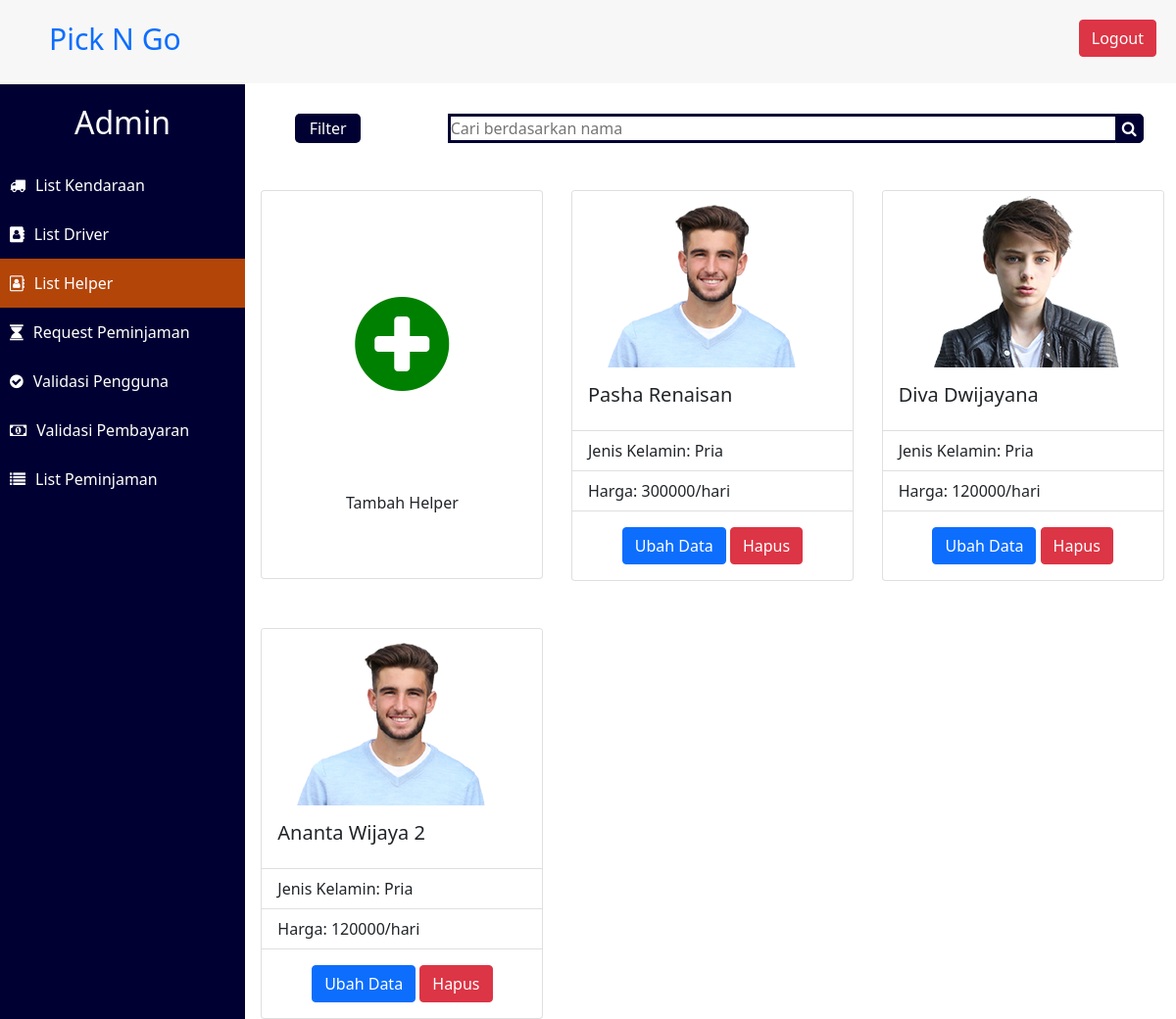
/Final_Project-Prak_Basdat/list_helper_admin.php (signed in), run on an earlier commit of the app's database.
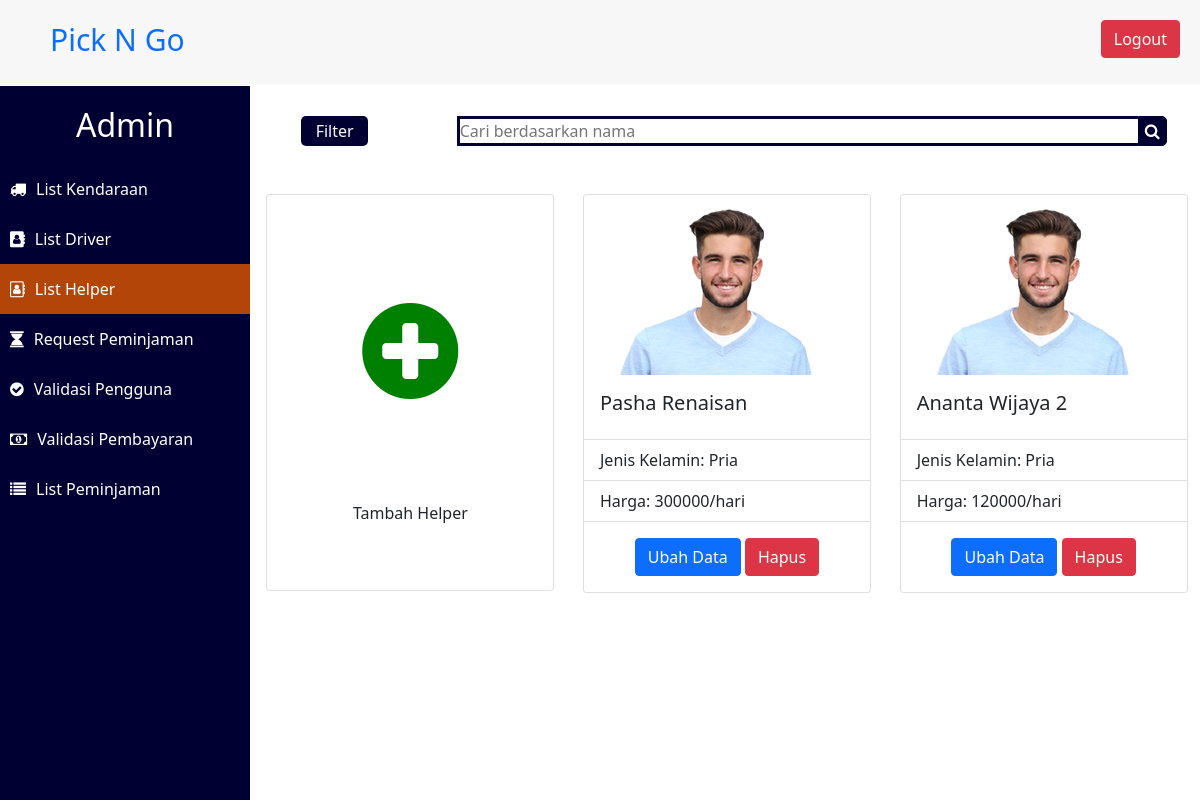
And on a later commit of the database.
### tables this page shows
CREATE TABLE `helper` (
  `ID_helper` int(11) NOT NULL,
  `nama` varchar(30) NOT NULL,
  `jenis_kelamin` enum('Pria','Wanita') NOT NULL,
  `tarif` int(11) NOT NULL,
  `nama_foto` varchar(20) NOT NULL
);

### Final_Project-Prak_Basdat/functions.php (called while the page is built, shortened)
<?php
$conn = mysqli_connect("localhost", "root", "", "peminjaman_pickup_dan_truck_db");
function read($query) {
	global $conn;
	$result = mysqli_query($conn, $query);
	$records = [];
	while ($tuples = mysqli_fetch_assoc($result)) {
		$records[] = $tuples;
	}
	return $records;
}
?>

### Final_Project-Prak_Basdat/list_helper_admin.php (the view, shortened to what this page needs)
<?php
	require 'functions.php';
	$tuples = read("SELECT * FROM helper;");
?>
<!DOCTYPE html>
<html lang="en">
  <head>
    <link rel="stylesheet" href="https://cdnjs.cloudflare.com/ajax/libs/font-awesome/4.7.0/css/font-awesome.min.css">
    <link href="https://cdn.jsdelivr.net/npm/bootstrap@5.0.0-beta3/dist/css/bootstrap.min.css" rel="stylesheet">
    <link rel="stylesheet" type="text/css" href="styling.css">
  </head>
  <body>
  	<nav>
  		<a href="index.php" class="logo">Pick N Go</a>
  		<button type="button" id = "logout-button" class="btn btn-danger" data-bs-toggle="modal" data-bs-target="#modalLogout">
        Logout
      </button>
  	</nav>
  	<div class="sidebar">
  		<h2> Admin </h2>
  		<a href="beranda_admin.php"><i class="fa fa-truck"></i><span>List Kendaraan</span></a>
  		<a href="list_driver_admin.php"><i class = "fa fa-address-book"></i><span>List Driver</span></a>
  		<a href="list_helper_admin.php" style="background-color: #b34509;"><i class = "fa fa-address-book-o"></i><span>List Helper</span></a>
  		<a href="request_peminjaman_admin.php"><i class = "fa fa-hourglass"></i><span>Request Peminjaman</span></a>
  		<a href="validasi_user_admin.php"><i class = "fa fa-check-circle"></i><span>Validasi Pengguna</span></a>
      <a href="validasi_pembayaran_admin.php"><i class = "fa fa-money"></i><span>Validasi Pembayaran</span></a>
  		<a href=""><i class = "fa fa-list"></i><span>List Peminjaman</span></a>
  	</div>
    <div class = "content">
      <form action="" method="post" autocomplete="off" class="search-form">
        <div class="utility-bar">
            <div class="search-bar">
              <div class="filter">Filter</div>
                <input type="text" placeholder = "Cari berdasarkan nama" class="search-field" name="keyword">
                <button type="submit" class="fa fa-search search-button" name="search"></button>
            </div>
        </div>
      </form>
      <div class="row card-container">
        <div class="col-xxl-3 col-xl-4 col-lg-6 col-md-6 col-sm-12">
            <div class="card mt-5 mx-auto btn" style="width: 18rem; height: 397px;">
              <i class = "fa fa-plus-circle" style="line-height: 300px; font-size: 7rem; color: green;" data-bs-toggle="modal" data-bs-target="#ModalForm"></i>
              <p>Tambah Helper</p>
            </div>
        </div>
        <?php foreach ($tuples as $tuple): ?>
          <div class="col-xxl-3 col-xl-4 col-lg-6 col-md-6 col-sm-12">
            <div class="card mt-5 mx-auto" style="width: 18rem;">
              <img class="card-img-top" src="Images/Helper/<?= $tuple["nama_foto"]; ?>" alt="Gambar <?= $tuple["nama"] ?>">
              <div class="card-body">
                <h5 class="card-title"><?= $tuple["nama"] ?></h5>
              </div>
              <ul class="list-group list-group-flush">
                <li class="list-group-item">Jenis Kelamin: <?= $tuple["jenis_kelamin"] ?></li>
                <li class="list-group-item">Harga: <?= $tuple["tarif"] ?>/hari</li>
              </ul>
              <div class="card-body text-center">
                <a class="btn btn-primary" role="button" onclick="updateData('<?= $tuple['ID_helper'] ?>', '<?= $tuple['nama'] ?>', '<?= $tuple['jenis_kelamin'] ?>', '<?= $tuple['tarif'] ?>', '<?= $tuple['nama_foto'] ?>')">Ubah Data</a>
                <a class="btn btn-danger" href="deletelogic.php?p_k=<?= $tuple["ID_helper"]; ?>&type=Helper" role="button" onclick="return confirm('Apakah anda yakin akan menghapus data helper <?= $tuple["nama"] ?>?')">Hapus</a>
              </div>
            </div>
          </div>
        <?php endforeach; ?>
      </div>
    </div>
  </body>
</html>

### Final_Project-Prak_Basdat/styling.css (style rules this page uses)
* { padding: 0; margin: 0; text-decoration: none; list-style: none; box-sizing: border-box; }
nav { z-index: 99; background: #f7f7f7; line-height: 80px; position: fixed; width: 100%; }
#logout-button { float: right; margin-right: 20px; margin-top: 20px }
.sidebar { z-index: 99; position: fixed; background: #000033; margin-top: 86px; height: 100%; width: 250px; color: white; }
.logo { margin-left: 50px; font-size: 30px; text-decoration: none }
.sidebar h2 { text-align: center; margin: 20px 0; }
.sidebar a { text-decoration: none; display: block; line-height: 50px; transition: 0.5s; }
.sidebar i { color: white; margin-left: 10px; }
.sidebar span { color: white; margin-left: 10px; }
.card-container { width: 100%; margin-left: 2px; }
.utility-bar { width: 93%; padding-top: 30px; text-align: center; margin: 0 auto; }
.filter { line-height: 30px; width: 70px; height: 30px; margin-left: 2%; margin-right: 10%; color: white; background-color: #000033; border-radius: 5px; }
.search-bar { display: flex; align-items: center; width: 100%; margin: 0 auto; }
.search-field { border: 3px solid #000033; border-right: none; width: 80%; outline: none; }
.search-button { height: 30px; width: 30px; border: 1px solid #000033; background: #000033; color: white; border-radius: 0 5px 5px 0; }
.content { overflow-x: hidden; margin-left: 250px; padding-top: 86px; }

What changed in the data, as far as the page shows it:
removed helper: nama_foto (picture), nama "Diva Dwijayana", jenis_kelamin "Pria", tarif "120000"
